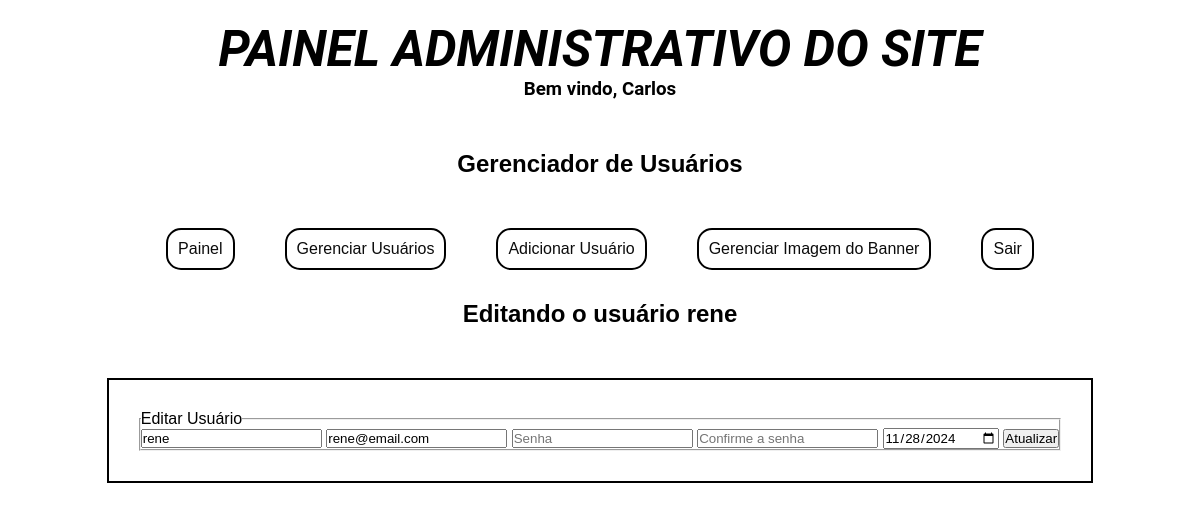
/edit_user.php?id=4&nome=rene (signed in), run on the app's committed database.
### tables this page shows
CREATE TABLE `users` (
  `id` int(11) NOT NULL,
  `nome` varchar(180) NOT NULL,
  `senha` varchar(240) NOT NULL,
  `email` varchar(240) NOT NULL,
  `imagem` varchar(240) NOT NULL,
  `data_cadastro` date NOT NULL,
  `adm` int(10) NOT NULL
);

### function.php (called while the page is built, shortened)
<?php
function buscaUnica($connect, $tabela, $id) {
    $query = "SELECT * FROM $tabela WHERE id =" . (int) $id;
    $execute = mysqli_query($connect, $query);
    $result = mysqli_fetch_assoc($execute);
    return $result;
}

### edit_user.php (the view, shortened to what this page needs)
<?php
    require_once"/xampp/htdocs/atividadeFinalPHP/function.php";
    $seguranca = isset($_SESSION['ativa']) ? TRUE : header("location: login.php");
?>
<!DOCTYPE html>
<html lang="pt-br">
<head>
    <link rel="stylesheet" href="css/administrativo.css">
</head>
<body>
<?php if ($seguranca) { ?>
    <h1>Painel administrativo do site</h1>
    <h3>Bem vindo, <?php echo $_SESSION['nome']; ?></h3>
    <h2>Gerenciador de Usuários</h2>
    <?php include "layout/menu.php";?>
<?php if (isset($_GET['id'])) {
    $id = $_GET['id'];
    $usuario = buscaUnica($connect, "users", $id);
?>
    <h2>Editando o usuário <?php echo $_GET['nome'];?></h2>
<?php } ?>
<form action="" method="post">
    <fieldset>
        <legend>Editar Usuário</legend>
        <input value="<?php echo $usuario['nome'] ?>" type="text" name="nome" placeholder="Nome" required>
        <input  value="<?php echo $usuario['email'] ?>" type="email" name="email" placeholder="E-mail" required>
        <input  type="password" name="senha" placeholder="Senha">
        <input type="password" name="repetesenha" placeholder="Confirme a senha">
        <input  value="<?php echo $usuario['data_cadastro'] ?>"  type="date" name="data_cadastro" required>
        <input type="submit" name="atualizar" value="Atualizar">
    </fieldset>
</form>
<?php } ?>
</body>
</html>

### css/administrativo.css (style rules this page uses)
* { margin: 0; padding:0; font-family: sans-serif; }
body { display: grid; }
h1 { margin: 0 auto; margin-top: 20px; font-family: 'Roboto', sans-serif; font-size: 50px; font-style: italic; font-weight: 700; text-transform: uppercase; }
h2 { margin: 0 auto; margin-bottom: 50px; }
h3 { margin: 0 auto; margin-bottom: 50px; font-family: 'Roboto', sans-serif; }
form { margin: 0 auto; border: 2px solid black; padding: 30px; font-family: 'Roboto', sans-serif; }

### data on the page
users: nome "rene", email "rene@email.com", data_cadastro "11/28/2024"

### other printed values
$_SESSION['nome'] "Carlos"
$_GET['nome'] "rene"
